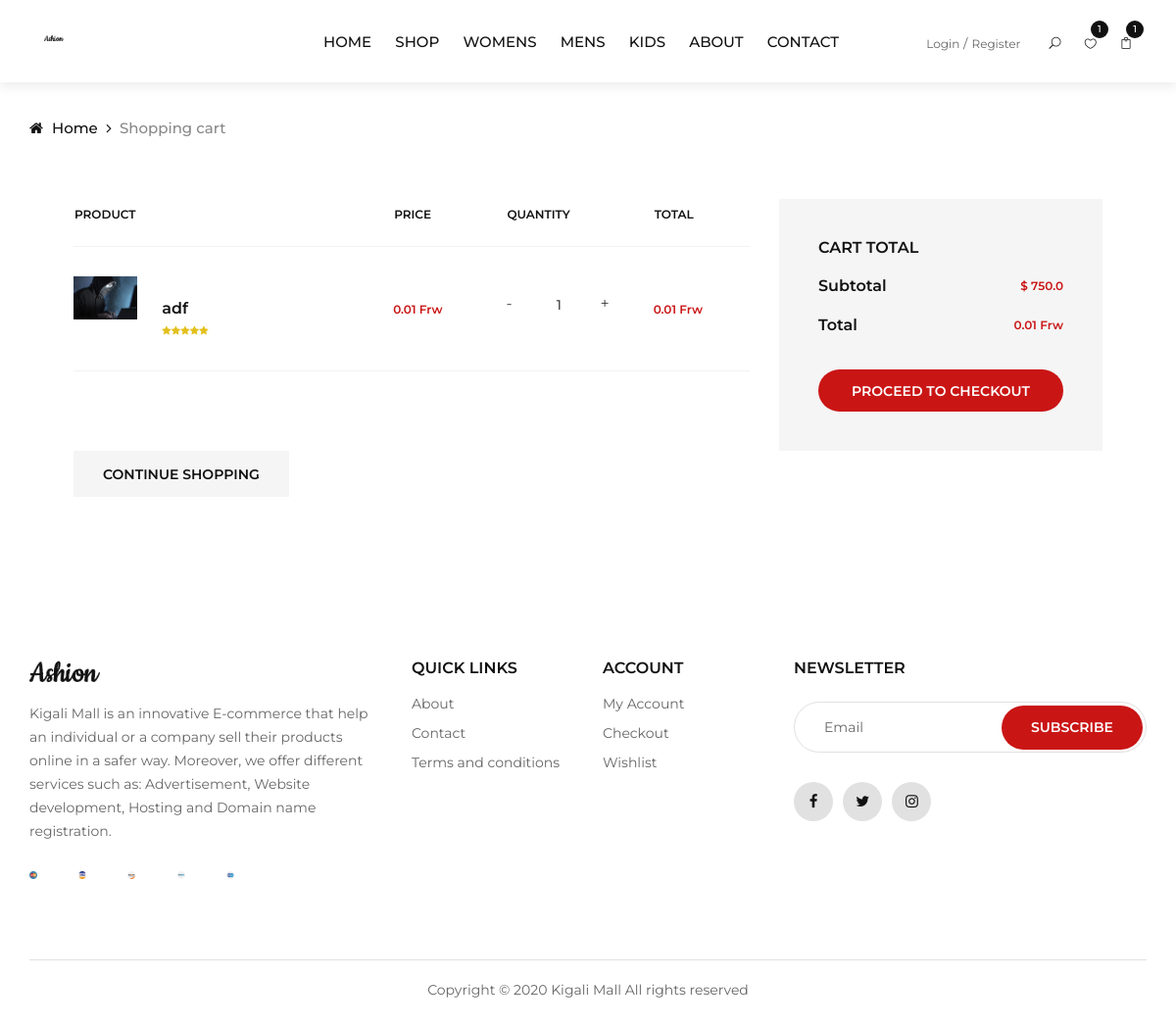
Page /cart/ (signed in) on the earlier database version.
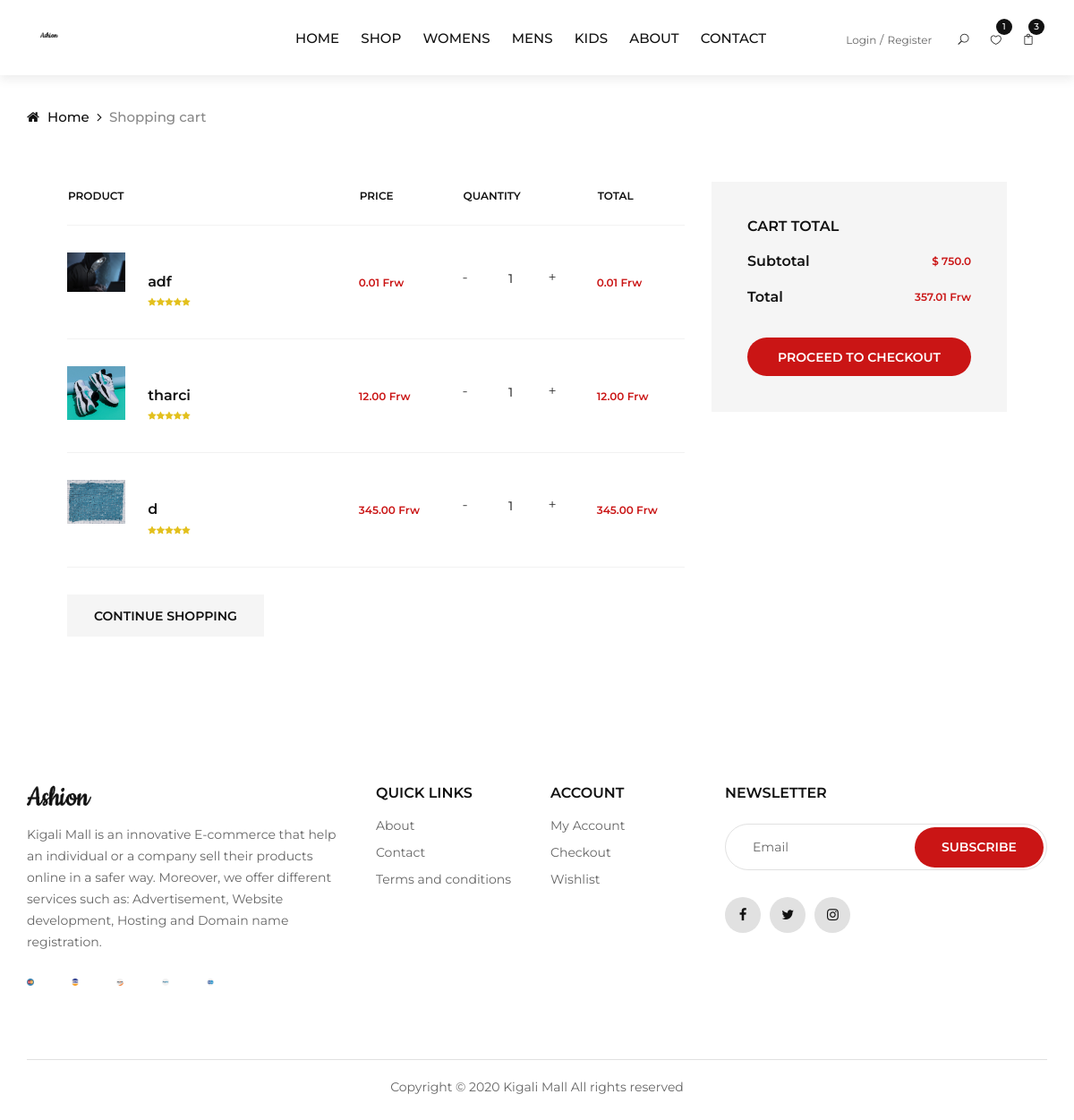
Same page on the later database version.
### store/models.py (models this page shows, shortened)
class OrderItem(models.Model):
    product = models.ForeignKey(Product, on_delete=models.SET_NULL, null=True,blank=True)
    order = models.ForeignKey(Order, on_delete=models.SET_NULL, null=True,blank=True)
    quantity = models.IntegerField(default=0,null=True,blank=True)
    date_added = models.DateTimeField(auto_now_add=True)
    @property
    def get_total(self):
        total = self.product.price * self.quantity
        return total

class Product(models.Model):
    COLOR = (
        ('Black', 'Black'),
        ('Red', 'Red'),
        ('White', 'White'),
        ('Silver', 'Silver')
        )
    name = models.CharField(max_length=250,unique=True)
    category = models.ForeignKey(Category, on_delete = models.SET_NULL, null=True, blank=True,related_name='products')
    sub_category = models.ForeignKey(SubCategory, on_delete = models.SET_NULL, null=True,blank=True)
    price = models.DecimalField( max_digits=10, decimal_places=2)
    price_dollar = models.DecimalField( max_digits=7, decimal_places=2, default=1, null=True, blank=True)
    digital = models.BooleanField(default=False,null=True,blank=True)
    main_image = models.ImageField(upload_to='products')
    color = models.CharField(max_length=200,choices=COLOR, default='Black', blank=True, null=True)
    size = models.CharField(max_length=50,null=True, blank=True,default='not specified')
    delivery_minutes = models.CharField(max_length=50, default='45 Minutes')
    in_stock = models.BooleanField(default=False,null=True,blank=True)
    description = models.TextField(blank=True)
    slug  = models.SlugField(blank=True, null=True, max_length=250)
    filter = models.CharField(max_length=50, help_text='Enter: men , women , kid , accessories , cosmetic', null=True, blank=True)
    date_added = models.DateTimeField(auto_now_add=True)
    company = models.ForeignKey(Company, on_delete=models.SET_NULL, null=True, blank=True)
    class Meta:
        ordering = ["-date_added"]

class Order(models.Model):
    customer = models.ForeignKey(User, on_delete=models.SET_NULL, null=True,blank=True)
    date_ordered = models.DateTimeField(auto_now_add=True)
    complete = models.BooleanField(default=False)
    transaction_id = models.CharField(max_length=100, null=True)
    @property
    def get_cart_total(self):
        orderitems = self.orderitem_set.all()
        total = sum([item.get_total for item in orderitems])
        return total
    @property
    def get_cart_items(self):
        orderitems = self.orderitem_set.all()
        total = sum([item.quantity for item in orderitems])
        return total

### store/views.py (the view)
# urls.py: path('cart/', cart, name="cart"),
def cart(request):
	data = cartData(request)
	data2 = wishlistData(request)
	cartItems = data['cartItems']
	order = data['order']
	items = data['items']
	wishlists_counts = data2['wishlists_counts']
	categories = Category.objects.all()
	template_name = 'store/cart.html'
	context = {
		'items':items,
		'order':order,
		'cartItems':cartItems,
		'categories':categories,
		'wishlists_counts':wishlists_counts
		}
	return render(request, template_name, context)

### store/utils.py (called while the page is built)
def cartData(request):
	if request.user.is_authenticated:
		customer = request.user
		order, created = Order.objects.get_or_create(customer=customer, complete=False)
		items = order.orderitem_set.all()
		cartItems = order.get_cart_items
	else:
		cookieData = cookieCart(request)
		cartItems = cookieData['cartItems']
		order = cookieData['order']
		items = cookieData['items']
	return {'cartItems':cartItems ,'order':order, 'items':items}

def wishlistData(request):
	if request.user.is_authenticated:
		customer = request.user
		wishlists = Wishlist.objects.filter(customer=request.user)
		wishlists_counts = Wishlist.objects.filter(customer=request.user).count()
	else:
		cookieWishlistData = cookieWishlist(request)
		wishlists = cookieWishlistData['wishlists']
		wishlists_counts = cookieWishlistData['wishlists_counts']
	return {'wishlists':wishlists,'wishlists_counts':wishlists_counts}

### templates/store/cart.html (shortened to what this page needs)
{% extends "base.html" %}
{% load static %}
{% load i18n %}
{% block content %}
<div class="breadcrumb-option">
  <div class="container">
      <div class="row">
          <div class="col-lg-12">
              <div class="breadcrumb__links">
                  <a href="{% url 'homepage' %}"><i class="fa fa-home"></i> Home</a>
                  <span>Shopping cart</span>
              </div>
          </div>
      </div>
  </div>
</div>
  <div class="container" style="padding: 5%;">
      <div class="row">
          <div class="col-lg-8">
              <div class="shop__cart__table">
                  <table>
                      <thead>
                          <tr>
                              <th><span>Product</span></th>
                              <th><span>Price</span></th>
                              <th><span>Quantity</span></th>
                              <th><span>Total</span></th>
                              <th></th>
                          </tr>
                      </thead>
                      <tbody>
                        {% for item in items %}
                          <tr>
                              <td class="cart__product__item">
                                  <img src="{{item.product.main_image.url}}" alt="">
                                  <div class="cart__product__item__title">
                                      <h6>{{item.product.name}}</h6>
                                      <div class="rating">
                                          <i class="fa fa-star"></i>
                                          <i class="fa fa-star"></i>
                                          <i class="fa fa-star"></i>
                                          <i class="fa fa-star"></i>
                                          <i class="fa fa-star"></i>
                                      </div>
                                  </div>
                              </td>
                              <td class="cart__price"><span>{{item.product.price}} Frw</span></td>
                              <td class="cart__quantity">
                                  <div class="pro-qty" ">
                                      <input  value="{{item.quantity}}">
                                  </div>
                              </td>
                              <td class="cart__total"><span>{{item.get_total}} Frw</span></td>
                          </tr>
                          {% empty %}
                          <tr>
                              <td class="text-center font-italic" colspan="4">You don't have products in your cart !!!!!</td>
                          </tr>
                        {% endfor %}
                      </tbody>
                  </table>
              </div>
          </div>
          <div class="col-lg-4">
            <div class="cart__total__procced">
                <h6>Cart total</h6>
                <ul>
                    <li>Subtotal <span>$ 750.0</span></li>
                    <li>Total <span>{{order.get_cart_total}} Frw</span></li>
                </ul>
                <a href="{% url 'checkout' %}" class="primary-btn">Proceed to checkout</a>
            </div>
        </div>
      </div>
      <div class="row">
          <div class="col-lg-6 col-md-6 col-sm-6">
              <div class="cart__btn">
                  <a href="{% url 'shop' %}">Continue Shopping</a>
              </div>
          </div>
      </div>
  </div>
{% endblock %}

### templates/base.html (shortened to what this page needs)
<!DOCTYPE html>
{% load static %}
{% load i18n %}
<html lang="en">
<head>
    <link rel="stylesheet" href="{% static 'css/bootstrap.min.css' %}" type="text/css">
    <link rel="stylesheet" href="{% static 'css/font-awesome.min.css' %}" type="text/css">
    <link rel="stylesheet" href="{% static 'css/elegant-icons.css' %}" type="text/css">
    <link rel="stylesheet" href="{% static 'css/jquery-ui.min.css' %}" type="text/css">
    <link rel="stylesheet" href="{% static 'css/magnific-popup.css"' %} type="text/css">
    <link rel="stylesheet" href="{% static 'css/owl.carousel.min.css' %}" type="text/css">
    <link rel="stylesheet" href="{% static 'css/slicknav.min.css' %}" type="text/css">
	<link rel="stylesheet" href="{% static 'css/style.css' %}" type="text/css">
	<link rel="stylesheet" href="{% static 'css/login.css' %}" type="text/css">
</head>
<body>
{% include 'includes/header.html' %}
<div class="main-container">
	{% block content %}
	{% endblock %}
</div>
{% include 'includes/footer.html' %}
</body>
</html>

### templates/includes/header.html (shortened to what this page needs)
{% load static %}
{% load i18n %}
{% url 'homepage' as home_url %}
{% url 'shop' as shop_url %}
{% url 'womensFashions' as womensFashions_url %}
{% url 'mensFashions' as mensFashions_url %}
{% url 'kidsFashions' as kidsFashions_url %}
{% url 'about' as about_url %}
{% url 'contact_us' as contact_us_url %}
<header class="header">
    <div class="container-fluid">
        <div class="row">
            <div class="col-xl-3 col-lg-2">
                <div class="header__logo">
                    <a href="./index.html"><img src="{% static 'img/logo.png' %}" alt=""></a>
                </div>
            </div>
            <div class="col-xl-6 col-lg-7">
                <nav class="header__menu">
                    <ul>
                        <li class="{% if request.path == home_url %} active {% endif %}"><a href="{{home_url}}">Home</a></li>
                        <li class="{% if request.path == shop_url %} active {% endif %}"><a href="{{shop_url}}">Shop</a></li>
                        <li class="{% if request.path == womensFashions_url %} active {% endif %}"><a href="{{womensFashions_url}}">Womens</a></li>
                        <li class="{% if request.path == mensFashions_url %} active {% endif %}"><a href="{{mensFashions_url}}">Mens</a></li>
                        <li class="{% if request.path == kidsFashions_url %} active {% endif %}"><a href="{{kidsFashions_url}}">Kids</a></li>
                        <li class="{% if request.path == about_url %} active {% endif %}"><a href="{{about_url}}">About</a></li>
                        <li class="{% if request.path == contact_us_url %} active {% endif %}"><a href="{{contact_us_url}}">Contact</a></li>
                    </ul>
                </nav>
            </div>
            <div class="col-lg-3">
                <div class="header__right">
                    <div class="header__right__auth">
                        <a href="{% url 'login' %}">Login</a>
                        <a href="{% url 'register' %}">Register</a>
                    </div>
                    <ul class="header__right__widget">
                        <li><span class="icon_search search-switch"></span></li>
                        <li><a href="{% url 'wishlist' %}"><span class="icon_heart_alt"></span>
                            <div class="tip">
                                {% if request.user.is_authenticated  %}
                                        {{wishlists_counts}}
                                    {% else %}
                                        0
                                    {% endif %}
                            </div></a>
                        </li>
                        <li><a href="{% url 'cart' %}"><span class="icon_bag_alt"></span>
                            <div class="tip">{{cartItems}}</div></a>
                        </li>
                    </ul>
                </div>
            </div>
        </div>
    </div>
</header>

### templates/includes/footer.html
{% load i18n %}
{% load static %}
<footer class="footer">
    <div class="container">
        <div class="row">
            <div class="col-lg-4 col-md-6 col-sm-7">
                <div class="footer__about">
                    <div class="footer__logo">
                        <a href="./index.html"><img src="{% static 'img/logo.png' %}" alt=""></a>
                    </div>
                    <p>Kigali Mall is an innovative E-commerce that help an
                        individual or a company sell their products online in a safer way. Moreover, we offer different
                        services such as: Advertisement, Website development, Hosting and Domain name registration.
                    </p>
                    <div class="footer__payment">
                        <a href="#"><img src="{% static 'img/payment/payment-1.png' %}" alt=""></a>
                        <a href="#"><img src="{% static 'img/payment/payment-2.png' %}" alt=""></a>
                        <a href="#"><img src="{% static 'img/payment/payment-3.png' %}" alt=""></a>
                        <a href="#"><img src="{% static 'img/payment/payment-4.png' %}" alt=""></a>
                        <a href="#"><img src="{% static 'img/payment/payment-5.png' %}" alt=""></a>
                    </div>
                </div>
            </div>
            <div class="col-lg-2 col-md-3 col-sm-5">
                <div class="footer__widget">
                    <h6>Quick links</h6>
                    <ul>
                        <li><a href="{% url 'about' %}">About</a></li>
                        <li><a href="{% url 'contact_us' %}">Contact</a></li>
                        <li><a href="{% url 'terms_conditions' %}">Terms and conditions</a></li>
                    </ul>
                </div>
            </div>
            <div class="col-lg-2 col-md-3 col-sm-4">
                <div class="footer__widget">
                    <h6>Account</h6>
                    <ul>
                        <li><a href="{% url 'login' %}">My Account</a></li>
                        <li><a href="{% url 'checkout' %}">Checkout</a></li>
                        <li><a href="{% url 'wishlist' %}">Wishlist</a></li>
                    </ul>
                </div>
            </div>
            <div class="col-lg-4 col-md-8 col-sm-8">
                <div class="footer__newslatter">
                    <h6>NEWSLETTER</h6>
                    <form action="#">
                        <input type="text" placeholder="Email">
                        <button type="submit" class="site-btn">Subscribe</button>
                    </form>
                    <div class="footer__social">
                        <a href="https://www.facebook.com/kigali.mall"><i class="fa fa-facebook"></i></a>
                        <a href="https://twitter.com/KigaliMall"><i class="fa fa-twitter"></i></a>
                        <a href="https://www.instagram.com/kigali_mall/"><i class="fa fa-instagram"></i></a>
                    </div>
                </div>
            </div>
        </div>
        <div class="row">
            <div class="col-lg-12">
                <div class="footer__copyright__text">
                    <p>Copyright &copy; <script>document.write(new Date().getFullYear());</script> Kigali Mall All rights reserved </p>
                </div>
            </div>
        </div>
    </div>
</footer>

### templates/store/cart.html (style rules this page uses)
span { font-size: 12px; }
img { width: 20%; }

Differences in the rows shown:
added OrderItem: product.main_image (picture), product.name "tharci", product.price "12.00", quantity "1", get_total "12.00"
added OrderItem: product.main_image (picture), product.name "d", product.price "345.00", quantity "1", get_total "345.00"
computed for Order: get_cart_total "0.01" → "357.01"
Other differences:
{{ cartItems }}: "1" → "3"
